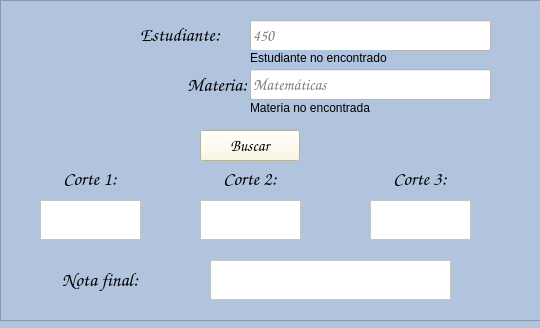
<?xml version="1.0" encoding="UTF-8"?>
<ui version="4.0">
 <class>Form</class>
 <widget class="QWidget" name="Form">
  <property name="geometry">
   <rect>
    <x>0</x>
    <y>0</y>
    <width>540</width>
    <height>328</height>
   </rect>
  </property>
  <property name="windowTitle">
   <string>Form</string>
  </property>
  <property name="accessibleDescription">
   <string/>
  </property>
  <property name="styleSheet">
   <string notr="true">background-color: rgb(176,196,222);</string>
  </property>
  <property name="windowFilePath">
   <string/>
  </property>
  <widget class="QFrame" name="frame">
   <property name="geometry">
    <rect>
     <x>0</x>
     <y>0</y>
     <width>541</width>
     <height>321</height>
    </rect>
   </property>
   <property name="frameShape">
    <enum>QFrame::StyledPanel</enum>
   </property>
   <property name="frameShadow">
    <enum>QFrame::Raised</enum>
   </property>
   <widget class="QTextBrowser" name="c1">
    <property name="geometry">
     <rect>
      <x>40</x>
      <y>200</y>
      <width>101</width>
      <height>40</height>
     </rect>
    </property>
    <property name="font">
     <font>
      <family>Comic Sans MS</family>
      <pointsize>12</pointsize>
     </font>
    </property>
    <property name="autoFillBackground">
     <bool>false</bool>
    </property>
    <property name="styleSheet">
     <string notr="true">background-color: rgb(255, 255, 255);</string>
    </property>
    <property name="placeholderText">
     <string/>
    </property>
   </widget>
   <widget class="QTextBrowser" name="c3">
    <property name="geometry">
     <rect>
      <x>370</x>
      <y>200</y>
      <width>101</width>
      <height>40</height>
     </rect>
    </property>
    <property name="font">
     <font>
      <family>Comic Sans MS</family>
      <pointsize>12</pointsize>
     </font>
    </property>
    <property name="styleSheet">
     <string notr="true">background-color: rgb(255, 255, 255);</string>
    </property>
    <property name="placeholderText">
     <string/>
    </property>
   </widget>
   <widget class="QLabel" name="label_7">
    <property name="geometry">
     <rect>
      <x>150</x>
      <y>70</y>
      <width>97</width>
      <height>31</height>
     </rect>
    </property>
    <property name="font">
     <font>
      <family>Comic Sans MS</family>
      <pointsize>14</pointsize>
      <weight>75</weight>
      <bold>true</bold>
     </font>
    </property>
    <property name="text">
     <string>&lt;html&gt;&lt;head/&gt;&lt;body&gt;&lt;p align=&quot;right&quot;&gt;Materia:&lt;/p&gt;&lt;/body&gt;&lt;/html&gt;</string>
    </property>
   </widget>
   <widget class="QLabel" name="label_10">
    <property name="geometry">
     <rect>
      <x>170</x>
      <y>160</y>
      <width>160</width>
      <height>39</height>
     </rect>
    </property>
    <property name="font">
     <font>
      <family>Comic Sans MS</family>
      <pointsize>14</pointsize>
      <weight>75</weight>
      <bold>true</bold>
     </font>
    </property>
    <property name="text">
     <string>&lt;html&gt;&lt;head/&gt;&lt;body&gt;&lt;p align=&quot;center&quot;&gt;&lt;span style=&quot; font-weight:400;&quot;&gt;Corte 2:&lt;/span&gt;&lt;/p&gt;&lt;/body&gt;&lt;/html&gt;</string>
    </property>
   </widget>
   <widget class="QLabel" name="label_8">
    <property name="geometry">
     <rect>
      <x>140</x>
      <y>20</y>
      <width>111</width>
      <height>30</height>
     </rect>
    </property>
    <property name="font">
     <font>
      <family>Comic Sans MS</family>
      <pointsize>14</pointsize>
      <weight>75</weight>
      <bold>true</bold>
     </font>
    </property>
    <property name="text">
     <string>Estudiante:</string>
    </property>
   </widget>
   <widget class="QLabel" name="label_11">
    <property name="geometry">
     <rect>
      <x>340</x>
      <y>160</y>
      <width>160</width>
      <height>39</height>
     </rect>
    </property>
    <property name="font">
     <font>
      <family>Comic Sans MS</family>
      <pointsize>14</pointsize>
      <weight>75</weight>
      <bold>true</bold>
     </font>
    </property>
    <property name="text">
     <string>&lt;html&gt;&lt;head/&gt;&lt;body&gt;&lt;p align=&quot;center&quot;&gt;&lt;span style=&quot; font-weight:400;&quot;&gt;Corte 3:&lt;/span&gt;&lt;/p&gt;&lt;/body&gt;&lt;/html&gt;</string>
    </property>
   </widget>
   <widget class="QTextBrowser" name="nf">
    <property name="geometry">
     <rect>
      <x>210</x>
      <y>260</y>
      <width>241</width>
      <height>40</height>
     </rect>
    </property>
    <property name="font">
     <font>
      <family>Comic Sans MS</family>
      <pointsize>12</pointsize>
     </font>
    </property>
    <property name="styleSheet">
     <string notr="true">background-color: rgb(255, 255, 255);</string>
    </property>
   </widget>
   <widget class="QPushButton" name="burcarno">
    <property name="geometry">
     <rect>
      <x>200</x>
      <y>130</y>
      <width>100</width>
      <height>31</height>
     </rect>
    </property>
    <property name="font">
     <font>
      <family>Comic Sans MS</family>
      <pointsize>12</pointsize>
     </font>
    </property>
    <property name="styleSheet">
     <string notr="true">background-color: rgb(255, 248, 220);</string>
    </property>
    <property name="text">
     <string>Buscar</string>
    </property>
   </widget>
   <widget class="QLabel" name="label_12">
    <property name="geometry">
     <rect>
      <x>20</x>
      <y>260</y>
      <width>160</width>
      <height>40</height>
     </rect>
    </property>
    <property name="font">
     <font>
      <family>Comic Sans MS</family>
      <pointsize>14</pointsize>
      <weight>75</weight>
      <bold>true</bold>
     </font>
    </property>
    <property name="text">
     <string>&lt;html&gt;&lt;head/&gt;&lt;body&gt;&lt;p align=&quot;center&quot;&gt;Nota final:&lt;/p&gt;&lt;/body&gt;&lt;/html&gt;</string>
    </property>
   </widget>
   <widget class="QLabel" name="label_9">
    <property name="geometry">
     <rect>
      <x>10</x>
      <y>160</y>
      <width>160</width>
      <height>39</height>
     </rect>
    </property>
    <property name="font">
     <font>
      <family>Comic Sans MS</family>
      <pointsize>14</pointsize>
      <weight>75</weight>
      <bold>true</bold>
     </font>
    </property>
    <property name="text">
     <string>&lt;html&gt;&lt;head/&gt;&lt;body&gt;&lt;p align=&quot;center&quot;&gt;&lt;span style=&quot; font-weight:400;&quot;&gt;Corte 1:&lt;/span&gt;&lt;/p&gt;&lt;/body&gt;&lt;/html&gt;</string>
    </property>
   </widget>
   <widget class="QTextBrowser" name="c2">
    <property name="geometry">
     <rect>
      <x>200</x>
      <y>200</y>
      <width>101</width>
      <height>40</height>
     </rect>
    </property>
    <property name="font">
     <font>
      <family>Comic Sans MS</family>
      <pointsize>12</pointsize>
     </font>
    </property>
    <property name="styleSheet">
     <string notr="true">background-color: rgb(255, 255, 255);</string>
    </property>
    <property name="placeholderText">
     <string/>
    </property>
   </widget>
   <widget class="QLineEdit" name="codiesc">
    <property name="geometry">
     <rect>
      <x>250</x>
      <y>20</y>
      <width>241</width>
      <height>31</height>
     </rect>
    </property>
    <property name="font">
     <font>
      <family>Comic Sans MS</family>
      <pointsize>12</pointsize>
     </font>
    </property>
    <property name="styleSheet">
     <string notr="true">background-color: rgb(255, 255, 255);</string>
    </property>
    <property name="placeholderText">
     <string>450</string>
    </property>
   </widget>
   <widget class="QLineEdit" name="mateesc">
    <property name="geometry">
     <rect>
      <x>250</x>
      <y>69</y>
      <width>241</width>
      <height>31</height>
     </rect>
    </property>
    <property name="font">
     <font>
      <family>Comic Sans MS</family>
      <pointsize>12</pointsize>
     </font>
    </property>
    <property name="styleSheet">
     <string notr="true">background-color: rgb(255, 255, 255);</string>
    </property>
    <property name="placeholderText">
     <string>Matemáticas</string>
    </property>
   </widget>
   <widget class="QLabel" name="err_ma">
    <property name="enabled">
     <bool>true</bool>
    </property>
    <property name="geometry">
     <rect>
      <x>250</x>
      <y>100</y>
      <width>121</width>
      <height>16</height>
     </rect>
    </property>
    <property name="text">
     <string>Materia no encontrada</string>
    </property>
   </widget>
   <widget class="QLabel" name="err_es">
    <property name="enabled">
     <bool>true</bool>
    </property>
    <property name="geometry">
     <rect>
      <x>250</x>
      <y>50</y>
      <width>141</width>
      <height>16</height>
     </rect>
    </property>
    <property name="text">
     <string>Estudiante no encontrado</string>
    </property>
   </widget>
  </widget>
 </widget>
 <resources/>
 <connections/>
</ui>
